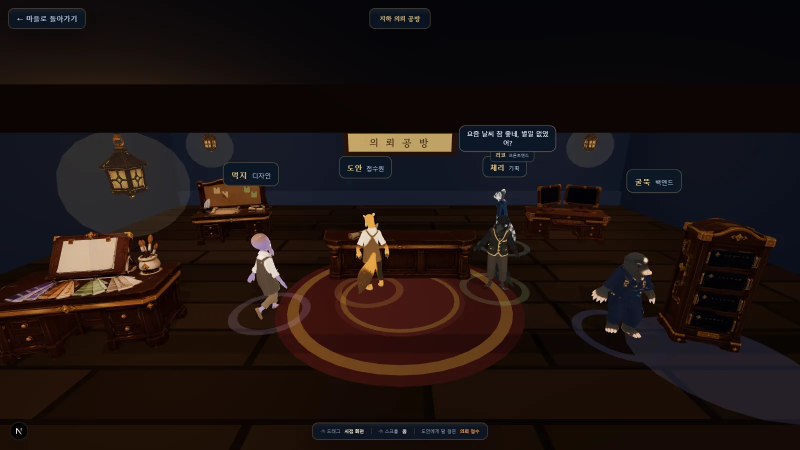
#> input picture docs/screenshots/atelier.webp, 1600 x 900 px (shown at 1/2 size)
$ python -i optimize_textures.py   (imports and definitions only)
#> lines starting #> are read from the running program, lines starting #| are printed output that depends on the picture
#> further down, picture is the input picture: PIL image 1600x900 RGB; mean R, G, B 29.4, 19.7, 17.3
"""GLB 텍스처 최적화 — optimize-glb.mjs가 중간 단계로 호출한다.

gltf-transform이 .gltf로 풀어놓은 텍스처들을 검사해서
  1) 아무 일도 안 하는 맵을 찾아 삭제하고 (factor 값으로 대체)
  2) 남은 맵을 카테고리별 예산 해상도로 줄이고
  3) JPEG로 다시 굽는다.

원래는 `gltf-transform optimize --texture-compress webp`가 이걸 해줬는데
이 환경의 sharp/libvips가 깨져 있다 (`colourspace: parameter space not set`).
Pillow로 같은 일을 한다.

사용법: python optimize_textures.py <gltf경로> <그룹명>
"""

import json
import os
import sys

try:
    from PIL import Image, ImageFile, ImageStat
except ImportError:
    print("  ! Pillow가 없습니다 — pip install Pillow", file=sys.stderr)
    sys.exit(2)


# ─── 카테고리별 텍스처 예산 (한 변의 최대 픽셀) ──────────────────────────────
# 건물은 가까이서 보고 간판 글자를 읽어야 하니 baseColor를 크게 준다.
# 장식물은 수백 개가 깔리므로 인색하게 준다.
BUDGETS = {
    "buildings": {"baseColor": 1024, "normal": 512, "metallicRoughness": 512, "emissive": 512, "occlusion": 512},
    "props": {"baseColor": 512, "normal": 256, "metallicRoughness": 256, "emissive": 256, "occlusion": 256},
    # 공방 실내 가구(props/raw/atelier/) — 카메라가 1~3유닛 거리라 512로 줄이면
    # 뭉개진다. 방에 6종뿐이라 1024를 줘도 VRAM 부담이 작다.
    "atelier": {"baseColor": 1024, "normal": 512, "metallicRoughness": 256, "emissive": 512, "occlusion": 256},
    # 호수 소품(props/raw/lake/) — 물 위라 카메라가 늘 멀고 개체도 작다.
    # props 기본(512)으로 5종을 넣자 텍스처 VRAM 예산(340MB)을 342로 넘겨서 반 칸 줄였다.
    "lake": {"baseColor": 256, "normal": 128, "metallicRoughness": 128, "emissive": 256, "occlusion": 128},
    "characters": {"baseColor": 512, "normal": 512, "metallicRoughness": 256, "emissive": 256, "occlusion": 256},
    "environment": {"baseColor": 1024, "normal": 512, "metallicRoughness": 512, "emissive": 512, "occlusion": 512},
}
DEFAULT_BUDGET = BUDGETS["props"]

# JPEG 품질 — 노멀맵은 압축 얼룩이 굴곡으로 보이므로 높게 준다
QUALITY = {"normal": 92, "baseColor": 88, "metallicRoughness": 85, "emissive": 85, "occlusion": 85}

# 1024×1024 RGBA + 밉맵이 VRAM에서 차지하는 바이트 (계기판과 같은 계산식)
# ─── 디라이팅 ────────────────────────────────────────────────────────────────
# Meshy는 알베도에 **자기가 쓴 조명**을 구워서 내보낸다. 물건마다 그 조명 방향과
# 세기가 다르니, 한 장면에 모아 놓으면 저마다 다른 태양을 달고 있는 꼴이 된다.
# 실측(26채 + 장식물): 저주파 밝기 편차가 4.5~29.2 로 5배 넘게 벌어져 있었다.
# project-sign-language 24.6 · lute-picnic 29.2 · orb-lantern 28.2 가 최악이고
# project-darklab 은 4.5 다. 이 편차가 "따로 노는 에셋" 느낌의 큰 축이다.
#
# ── 왜 0 으로 밀지 않고 한 수준으로만 맞추나 ────────────────────────────────
# 저주파 밝기를 전부 없애면 의도한 명암(어두운 지붕 ↔ 밝은 벽)까지 같이 날아가
# 물건이 판판한 스티커가 된다. 목표는 "그림자를 지우는 것"이 아니라 **모두가
# 같은 양의 그림자를 갖게 하는 것**이다 — 팔레트 잠금이 색을 하나로 만들지 않고
# 같은 계열로 당기기만 하는 것과 같은 생각이다.
#
# 그래서 이미 조용한 텍스처(목표 이하)는 아예 건드리지 않고, 시끄러운 것만
# 목표까지 눌러 준다. 눌리는 건 큰 얼룩(저주파)뿐이고 무늬·모서리 같은 잔주름
# (고주파)은 나눗셈이 그대로 통과시키므로 디테일은 남는다.
DELIGHT_TARGET = 12.0  # 저주파 밝기 표준편차 (0~255). 실측 중앙값 근처.

# 픽셀 하나를 얼마나 밝히거나 어둡게 할 수 있는지의 한계.
#
# 처음엔 3.0 까지 열어 뒀는데, 그러면 **거의 검은 자리가 갈색으로 되살아난다** —
# 실제로 간판 텍스처의 검은 원반이 갈색 고리로 바뀌었다. 구워진 그림자인지
# 원래 검은 재질(또는 뚫린 구멍)인지는 픽셀만 봐서 구분할 수 없으므로,
# 되살리는 쪽을 보수적으로 막는다. 1.5 면 넓은 명암 기울기는 충분히 눕히면서
# 검은 자리는 검게 남는다.
DELIGHT_MAX_LIFT = 1.5
DELIGHT_MAX_DARKEN = 0.6


def delight(im):
    """알베도에 구워진 조명을 줄여, 에셋마다 다른 명암 세기를 한 수준으로 맞춘다."""
    from PIL import ImageFilter

    rgb = im.convert("RGB")
    w, h = rgb.size
#> w = 1600; h = 900
    radius = max(2, min(w, h) // 8)
#> radius = 112
    lo = rgb.convert("L").filter(ImageFilter.GaussianBlur(radius=radius))
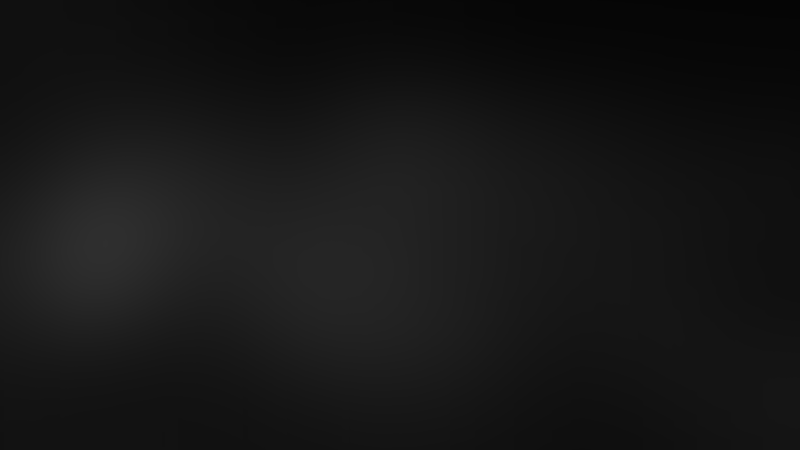
#> lo: PIL image 1600x900 L (shown at 1/2 size); min 5, max 47, mean 22
    px = list(lo.getdata())
#> px = 1440000 items
    n = len(px)
#> n = 1440000
    mean = sum(px) / n
#> mean = 21.98
    if mean < 1:
        return im, ""
    sigma = (sum((v - mean) ** 2 for v in px) / n) ** 0.5
#> sigma = 8.86
    if sigma <= DELIGHT_TARGET:
        return im, f"  구운조명 {sigma:.0f} (그대로)"

    # 저주파 편차를 목표까지 줄이는 배율을 픽셀마다 구한다.
    #   원하는 밝기 = mean + (lo - mean) * k    (k = 목표/실측)
    #   보정 배율   = 원하는 밝기 / lo
    k = DELIGHT_TARGET / sigma
    gain = [
        max(DELIGHT_MAX_DARKEN, min(DELIGHT_MAX_LIFT, (mean + (v - mean) * k) / v))
        if v > 4
        else 1.0
        for v in px
    ]

    # 채널마다 같은 배율을 곱한다 — 밝기만 건드리고 색상은 그대로 둔다.
    chans = []
    for ch in rgb.split():
        chans.append(
            Image.frombytes(
                "L",
                (w, h),
                bytes(min(255, max(0, round(v * g))) for v, g in zip(ch.getdata(), gain)),
            )
        )
    return Image.merge("RGB", chans), f"  구운조명 {sigma:.0f}→{DELIGHT_TARGET:.0f}"


def vram_bytes(w, h):
    return w * h * 4 * 1.333


def srgb_to_linear(v):
    c = v / 255.0
    return c / 12.92 if c <= 0.04045 else ((c + 0.055) / 1.055) ** 2.4


class Slot:
    """머티리얼의 텍스처 자리 하나 (예: 3번 머티리얼의 emissiveTexture)"""

    # [34 lines left out: functions __init__, collect_slots, not called in this run]


# 사람 눈에 "빛난다"고 보이기 시작하는 밝기. 이보다 어두우면 검정과 구분이 안 된다.
VISIBLE = 24
# 이 비율 미만으로만 밝으면 인코딩 노이즈로 본다 (1600만 픽셀 중 1600개 미만)
NOISE_RATIO = 0.0001


# [176 lines left out: functions analyze, decide_drop, slot_keeps_alpha, main, not called in this run]


# [2 lines not run here, left out]

>>> from PIL import Image
>>> picture = Image.open('../docs/screenshots/atelier.webp')
>>> result = delight(picture)

$ run again, on docs/screenshots/resume.webp
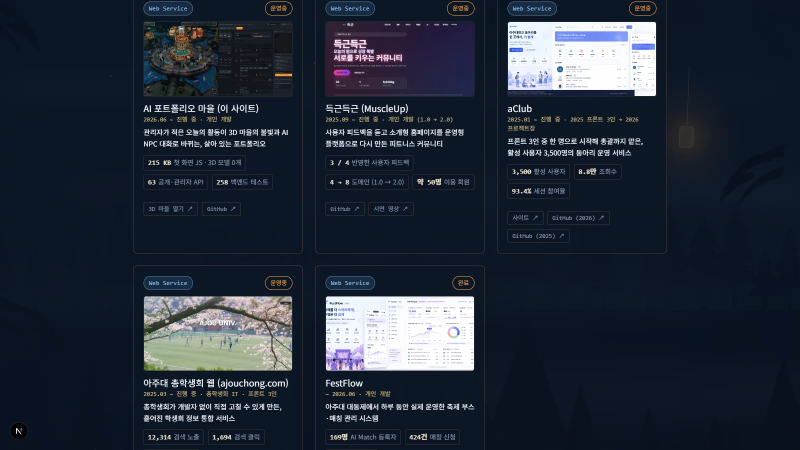
#> input picture docs/screenshots/resume.webp, 1600 x 900 px (shown at 1/2 size)
#> picture is the input picture: PIL image 1600x900 RGB; mean R, G, B 35.3, 44.1, 57.2
#> in delight, `lo = rgb.convert("L").filter(ImageFilter.GaussianBlur(radius=radius))`:
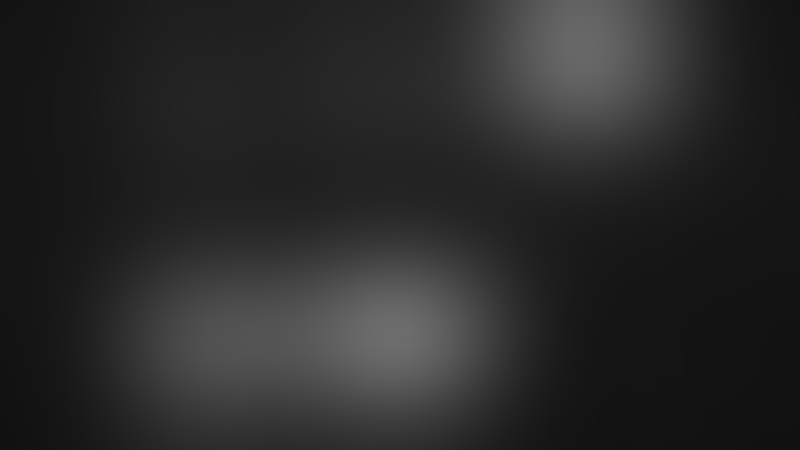
#> lo: PIL image 1600x900 L (shown at 1/2 size); min 17, max 109, mean 41.5
#> px = 1440000 items
#> n = 1440000
#> mean = 41.52
#> sigma = 22.29
#> k = 0.538
#> gain = 1440000 items
#> the loop in delight, `for ch in rgb.split():` made 3 passes
#> after the loop in delight, `for ch in rgb.split():`: chans = 3 items

$ run again, on docs/screenshots/village-plaza.webp
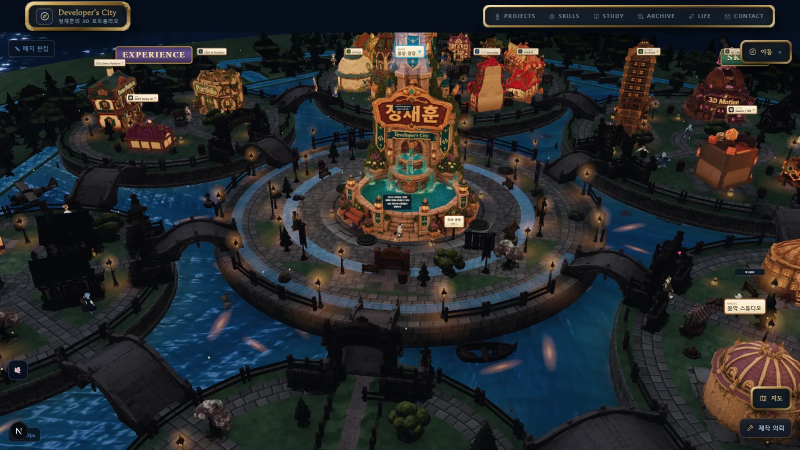
#> input picture docs/screenshots/village-plaza.webp, 1600 x 900 px (shown at 1/2 size)
#> picture is the input picture: PIL image 1600x900 RGB; mean R, G, B 39.9, 41.3, 42.7
#> in delight, `lo = rgb.convert("L").filter(ImageFilter.GaussianBlur(radius=radius))`:
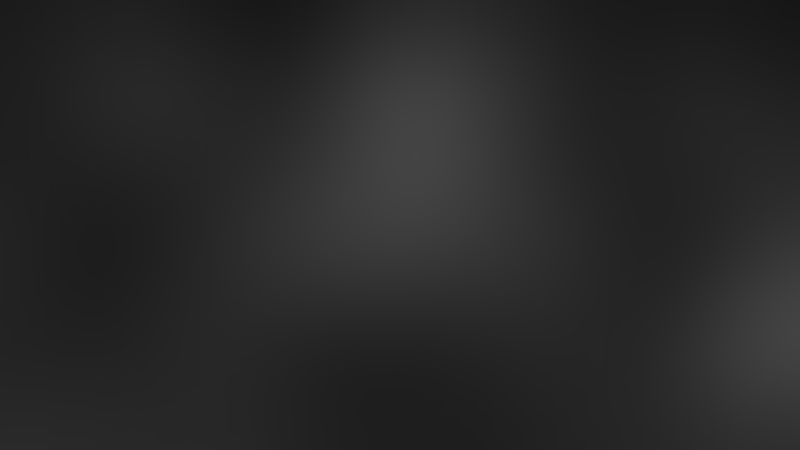
#> lo: PIL image 1600x900 L (shown at 1/2 size); min 22, max 68, mean 40.3
#> px = 1440000 items
#> n = 1440000
#> mean = 40.26
#> sigma = 9.44
